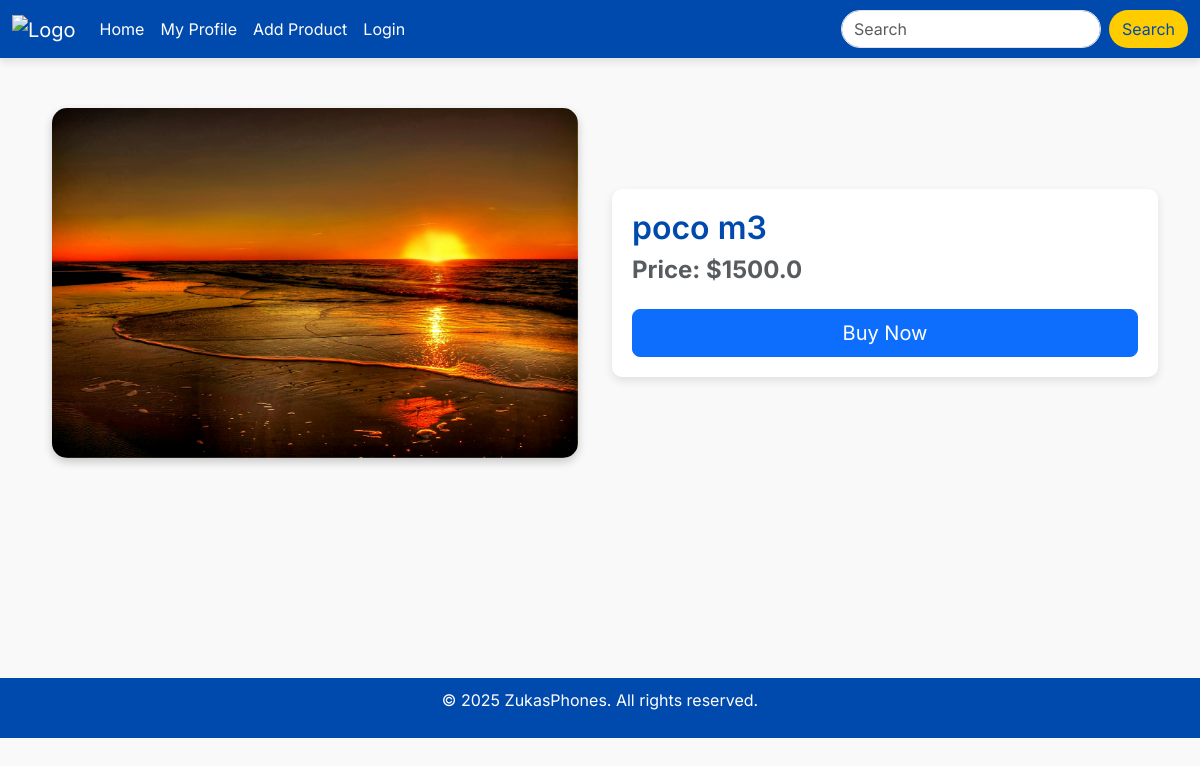
The app's page /phones/1 with its own data.
### models.py (models this page shows)
class Phone(db.Model):
    id = db.Column(db.Integer, primary_key=True)
    img = db.Column(db.String, nullable=False)
    name = db.Column(db.String, nullable=False)
    price = db.Column(db.Float, nullable=False)
    userid = db.Column(db.Integer, nullable=False)
    isdeleted = db.Column(db.Boolean, nullable=True)

### routes.py (the view)
@app.route('/phones/<int:id>')
def product_detail(id):
    phone = Phone.query.get(id)
    if not phone:
        return "Phone not found", 404
    return render_template('mobile.html', phone=phone)

### templates/mobile.html (shortened to what this page needs)
<!DOCTYPE html>
<html lang="en">
<head>
    <link href="https://cdn.jsdelivr.net/npm/bootstrap@5.3.2/dist/css/bootstrap.min.css" rel="stylesheet">
</head>
<body>
    <!DOCTYPE html>
<html lang="en">
<head>
    <link href="https://cdn.jsdelivr.net/npm/bootstrap@5.3.2/dist/css/bootstrap.min.css" rel="stylesheet">
</head>
<body>
<nav class="navbar navbar-expand-lg navbar-dark">
    <div class="container-fluid">
        <a class="navbar-brand" href="/"><img src="https://vectorified.com/images/tbc-icon-14.png" alt="Logo"></a>
        <div class="collapse navbar-collapse" id="navbarNav">
            <ul class="navbar-nav me-auto">
                <li class="nav-item"><a class="nav-link active" href="/">Home</a></li>
                <li class="nav-item"><a class="nav-link" href="/myself">My Profile</a></li>
                <li class="nav-item"><a class="nav-link" href="/add">Add Product</a></li>
                {% if current_user.is_authenticated %}
                <li class="nav-item"><a class="nav-link" href="{{ url_for('logout') }}">Logout</a></li>
                {% else %}
                <li class="nav-item"><a class="nav-link" href="{{ url_for('login') }}">Login</a></li>
                {% endif %}
            </ul>
            <form class="d-flex" role="search" action="/search" method="GET">
                <input name="name" class="form-control me-2" type="search" placeholder="Search" aria-label="Search">
                <button class="btn btn-search" type="submit">Search</button>
            </form>
        </div>
    </div>
</nav>
    <div class="container my-5">
        <div class="row align-items-center">
            <div class="col-md-6 text-center">
                <img src="/{{ phone.img }}" alt="{{ phone.name }}" class="product-img img-fluid">
            </div>
            <div class="col-md-6">
                <div class="details-section">
                    <h2>{{ phone.name }}</h2>
                    <h4 class="text-muted">Price: ${{ phone.price }}</h4>
                    <form action="/buy/{{ phone.id }}" method="POST">
                        <button type="submit" class="btn btn-primary buy-btn btn-lg w-100 mt-3">Buy Now</button>
                    </form>
                </div>
            </div>
        </div>
    </div>
    <footer>
        <p>&copy; 2025 ZukasPhones. All rights reserved.</p>
    </footer>
</body>
</html>

### templates/mobile.html (style rules this page uses)
body { background-color: #f4f8fc; color: #333; font-family: 'Segoe UI', Tahoma, Geneva, Verdana, sans-serif; }
.navbar { background-color: #004aad; position: fixed; top: 0; width: 100%; z-index: 1000; box-shadow: 0 4px 6px rgba(0, 0, 0, 0.1); }
.navbar a { color: white; }
.container { padding-top: 60px; }
.product-img { max-height: 350px; border-radius: 15px; box-shadow: 0 4px 10px rgba(0, 0, 0, 0.2); object-fit: cover; }
.buy-btn { background-color: #004aad; color: white; font-weight: bold; transition: all 0.3s ease-in-out; }
.details-section { background-color: white; border-radius: 10px; padding: 20px; box-shadow: 0 4px 10px rgba(0, 0, 0, 0.1); }
h2 { color: #004aad; }
h4.text-muted { font-weight: bold; }
footer { background-color: #004aad; color: white; text-align: center; padding: 10px 0; margin-top: 220px; }
body { font-family: 'Inter', sans-serif; background-color: #f9f9f9; color: #333; }
.navbar { background-color: #004aad; box-shadow: 0 4px 8px rgba(0, 0, 0, 0.1); position: fixed; top: 0; width: 100%; z-index: 1030; }
.navbar-brand img { width: 35px; }
.navbar a { color: #fff; transition: color 0.3s ease; }
.form-control { border-radius: 20px; }
.btn-search { background-color: #ffcc00; color: #004aad; border-radius: 20px; }
h2 { font-weight: 600; color: #004aad; }

### records on screen
Phone: img (picture), name "poco m3", price "1500.0"
